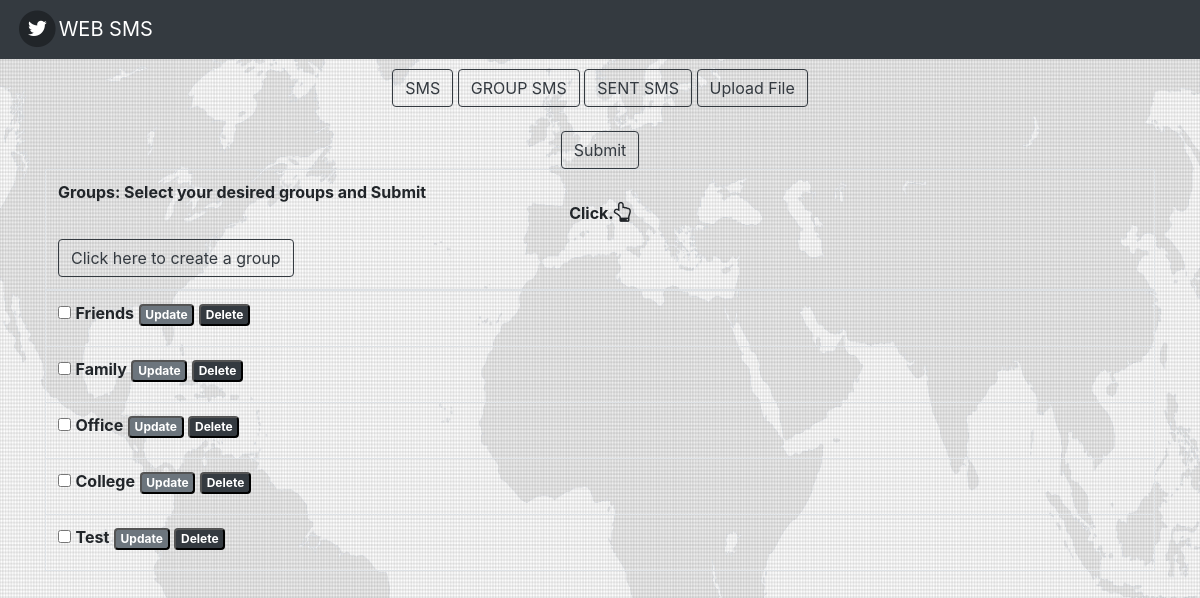
The page /groupshow/ on the database as committed earlier.
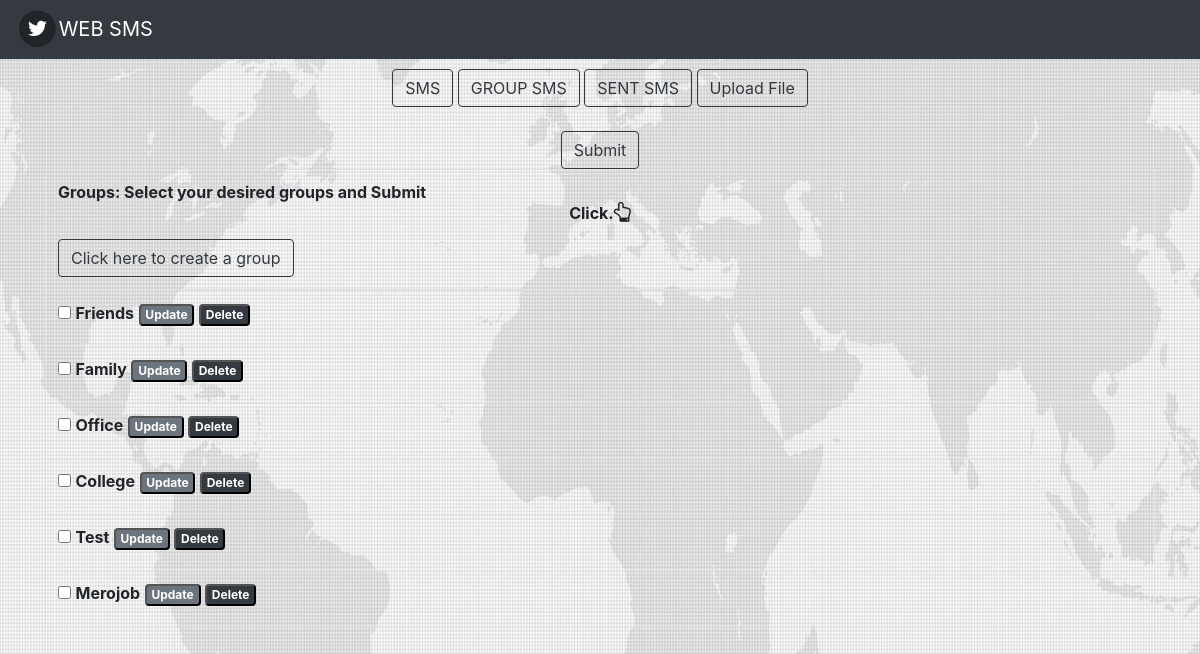
The same page on the database as committed later.
### sms/models.py (models this page shows, shortened)
class Group(models.Model):
	name = models.CharField(max_length=20, blank=True)
	number = models.CharField(validators=[django.core.validators.validate_comma_separated_integer_list], blank= True,max_length=200)

### sms/views.py (the view)
# urls.py: url(r"^groupshow/$", views.GroupShowView.as_view(), name="group_show_page"),
class GroupShowView(ListView):
    model = Group
    template_name = "sms/group_show_page.html"
    success_url   = reverse_lazy("sms:main_page")
    form_class = GroupForm

### sms/templates/sms/group_show_page.html (shortened to what this page needs)
{% extends 'sms/base.html' %}
{% block content %}
<center>
<table class="table table-bordered">
  <thead >
    <tr>
      <th>Groups: Select your desired groups and Submit <p class="text-center"> Click.<i class="fa fa-hand-o-up" style="font-size:20px"></i></p>
      <a href ="{% url 'sms:group_create' %}" class="btn btn-outline-dark"> Click here to create a group </a>
      </th>
    </tr>
  </thead>
    {% for query in object_list %}
  <form action="{% url 'sms:group_msg_send'  query.id%}" method="GET">
  <tbody >
    <tr>
      <td>
    <input type="checkbox" name="choice" id="choice{{ forloop.counter }}" value="{{ query.id }}" />
    <label for="choice{{ forloop.counter }}"><strong>{{ query.name|title }}</strong>
    <a href = "{% url 'sms:group_update_page' query.id %}"> </input>
	<button type="button" class= "badge badge-secondary" >Update</button></a>
	<a href = "{% url 'sms:group_delete_page' query.id %}">
	<button type="button" class="badge badge-dark" >Delete </button></a>
  </label>
      </td>
    </tr>
  </tbody>
{% endfor %}
<br>
  <button class="btn btn-outline-dark" type="submit" style="float: center;" >Submit</button>
</form>
</table>
{% endblock %}

### sms/templates/sms/base.html (shortened to what this page needs)
{% load static %}
    <head>
       <link rel="stylesheet" href="https://maxcdn.bootstrapcdn.com/bootstrap/4.0.0-beta/css/bootstrap.min.css">
      <link href="https://maxcdn.bootstrapcdn.com/font-awesome/4.7.0/css/font-awesome.min.css" rel="stylesheet">
    </head>
    <body>
<nav class="navbar navbar-expand-md navbar-dark fixed-left bg-dark">
<span class="fa-stack fa-lg">
  <i class="fa fa-circle fa-stack-2x"></i>
  <i class="fa fa-twitter fa-stack-1x fa-inverse"></i>
</span>
      <a class="navbar-brand" href="/">WEB SMS</a>
</nav>
        <div class="content container">
            <div class="row">
                <div class="col-md-12" style="padding-top: 10px;">
                    <center>
                    <a href = "{% url 'sms:main_page' %}"><button  class = "btn btn-outline-dark" type="button">SMS</button></a>
                    <a href = "{% url 'sms:group_show_page' %}"><button  class = "btn btn-outline-dark" type="button">GROUP SMS</button></a>
                    <a href = "{% url 'sms:sent_page' %}"><button  class = "btn btn-outline-dark" type="button">SENT SMS</button></a>
                    <a href = "{% url 'sms:file_page' %}"><button  class = "btn btn-outline-dark" type="button">Upload File </button></a>
                    </center>
                {% block content %}
                {% endblock %}
                 </div>
            </div>
        </div>
                        <body class="bg" style="background-image: url('{% static 'sms/image/background.jpg'%}')";>
    </body>

### sms/templates/sms/base.html (style rules this page uses)
.bg { background-size: 1300px 700px; background-repeat: no-repeat; background-position: top; background-attachment: fixed; }

Rows that differ between the two databases and show on the page:
added Group: name "Merojob"
